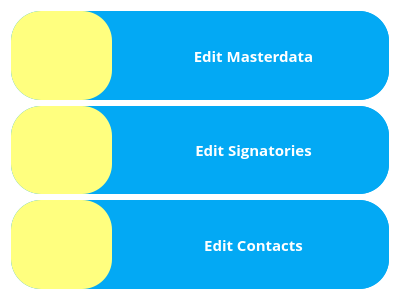
<?xml version="1.0" encoding="UTF-8"?>
<ui version="4.0">
 <class>Form</class>
 <widget class="QWidget" name="Form">
  <property name="geometry">
   <rect>
    <x>0</x>
    <y>0</y>
    <width>400</width>
    <height>300</height>
   </rect>
  </property>
  <property name="maximumSize">
   <size>
    <width>400</width>
    <height>300</height>
   </size>
  </property>
  <property name="windowTitle">
   <string>Edit Companies</string>
  </property>
  <property name="styleSheet">
   <string notr="true">background-color: rgb(255, 255, 255);</string>
  </property>
  <layout class="QVBoxLayout" name="verticalLayout">
   <item>
    <widget class="QWidget" name="ButtonPanel" native="true">
     <property name="styleSheet">
      <string notr="true">border-radius:30;
background-color:rgb(3,169,244);</string>
     </property>
     <layout class="QGridLayout" name="gridLayout">
      <property name="leftMargin">
       <number>0</number>
      </property>
      <property name="topMargin">
       <number>0</number>
      </property>
      <property name="rightMargin">
       <number>0</number>
      </property>
      <property name="bottomMargin">
       <number>0</number>
      </property>
      <item row="0" column="0">
       <widget class="QLabel" name="Icon1">
        <property name="sizePolicy">
         <sizepolicy hsizetype="Preferred" vsizetype="Expanding">
          <horstretch>0</horstretch>
          <verstretch>0</verstretch>
         </sizepolicy>
        </property>
        <property name="maximumSize">
         <size>
          <width>101</width>
          <height>16777215</height>
         </size>
        </property>
        <property name="styleSheet">
         <string notr="true">background-color: rgb(255, 255, 127);</string>
        </property>
        <property name="text">
         <string/>
        </property>
        <property name="pixmap">
         <pixmap>../Icon/company.png</pixmap>
        </property>
        <property name="alignment">
         <set>Qt::AlignCenter</set>
        </property>
       </widget>
      </item>
      <item row="0" column="1">
       <widget class="QPushButton" name="editMasterdata">
        <property name="sizePolicy">
         <sizepolicy hsizetype="Minimum" vsizetype="Expanding">
          <horstretch>0</horstretch>
          <verstretch>0</verstretch>
         </sizepolicy>
        </property>
        <property name="font">
         <font>
          <family>Open Sans</family>
          <pointsize>11</pointsize>
          <weight>75</weight>
          <bold>true</bold>
          <stylestrategy>PreferAntialias</stylestrategy>
         </font>
        </property>
        <property name="styleSheet">
         <string notr="true">color: rgb(255, 255, 255);</string>
        </property>
        <property name="text">
         <string>Edit Masterdata</string>
        </property>
        <property name="flat">
         <bool>true</bool>
        </property>
       </widget>
      </item>
     </layout>
    </widget>
   </item>
   <item>
    <widget class="QWidget" name="ButtonPanel_3" native="true">
     <property name="styleSheet">
      <string notr="true">border-radius:30;
background-color: rgb(3,169,244);</string>
     </property>
     <layout class="QGridLayout" name="gridLayout_3">
      <property name="leftMargin">
       <number>0</number>
      </property>
      <property name="topMargin">
       <number>0</number>
      </property>
      <property name="rightMargin">
       <number>0</number>
      </property>
      <property name="bottomMargin">
       <number>0</number>
      </property>
      <item row="0" column="0">
       <widget class="QLabel" name="Icon3">
        <property name="sizePolicy">
         <sizepolicy hsizetype="Preferred" vsizetype="Expanding">
          <horstretch>0</horstretch>
          <verstretch>0</verstretch>
         </sizepolicy>
        </property>
        <property name="maximumSize">
         <size>
          <width>101</width>
          <height>16777215</height>
         </size>
        </property>
        <property name="styleSheet">
         <string notr="true">background-color: rgb(255, 255, 127);</string>
        </property>
        <property name="text">
         <string/>
        </property>
        <property name="pixmap">
         <pixmap>../Icon/company.png</pixmap>
        </property>
        <property name="alignment">
         <set>Qt::AlignCenter</set>
        </property>
       </widget>
      </item>
      <item row="0" column="1">
       <widget class="QPushButton" name="EditSignatories">
        <property name="sizePolicy">
         <sizepolicy hsizetype="Minimum" vsizetype="Expanding">
          <horstretch>0</horstretch>
          <verstretch>0</verstretch>
         </sizepolicy>
        </property>
        <property name="font">
         <font>
          <family>Open Sans</family>
          <pointsize>11</pointsize>
          <weight>75</weight>
          <bold>true</bold>
          <stylestrategy>PreferAntialias</stylestrategy>
         </font>
        </property>
        <property name="styleSheet">
         <string notr="true">color: rgb(255, 255, 255);</string>
        </property>
        <property name="text">
         <string>Edit Signatories</string>
        </property>
        <property name="flat">
         <bool>true</bool>
        </property>
       </widget>
      </item>
     </layout>
    </widget>
   </item>
   <item>
    <widget class="QWidget" name="ButtonPanel_2" native="true">
     <property name="styleSheet">
      <string notr="true">border-radius:30;
background-color: rgb(3,169,244);</string>
     </property>
     <layout class="QGridLayout" name="gridLayout_2">
      <property name="leftMargin">
       <number>0</number>
      </property>
      <property name="topMargin">
       <number>0</number>
      </property>
      <property name="rightMargin">
       <number>0</number>
      </property>
      <property name="bottomMargin">
       <number>0</number>
      </property>
      <item row="0" column="0">
       <widget class="QLabel" name="Icon2">
        <property name="sizePolicy">
         <sizepolicy hsizetype="Preferred" vsizetype="Expanding">
          <horstretch>0</horstretch>
          <verstretch>0</verstretch>
         </sizepolicy>
        </property>
        <property name="maximumSize">
         <size>
          <width>101</width>
          <height>16777215</height>
         </size>
        </property>
        <property name="styleSheet">
         <string notr="true">background-color: rgb(255, 255, 127);</string>
        </property>
        <property name="text">
         <string/>
        </property>
        <property name="pixmap">
         <pixmap>../Icon/company.png</pixmap>
        </property>
        <property name="alignment">
         <set>Qt::AlignCenter</set>
        </property>
       </widget>
      </item>
      <item row="0" column="1">
       <widget class="QPushButton" name="EditContacts">
        <property name="sizePolicy">
         <sizepolicy hsizetype="Minimum" vsizetype="Expanding">
          <horstretch>0</horstretch>
          <verstretch>0</verstretch>
         </sizepolicy>
        </property>
        <property name="font">
         <font>
          <family>Open Sans</family>
          <pointsize>11</pointsize>
          <weight>75</weight>
          <bold>true</bold>
          <stylestrategy>PreferAntialias</stylestrategy>
         </font>
        </property>
        <property name="styleSheet">
         <string notr="true">color: rgb(255, 255, 255);</string>
        </property>
        <property name="text">
         <string>Edit Contacts</string>
        </property>
        <property name="flat">
         <bool>true</bool>
        </property>
       </widget>
      </item>
     </layout>
    </widget>
   </item>
  </layout>
 </widget>
 <resources/>
 <connections/>
</ui>
